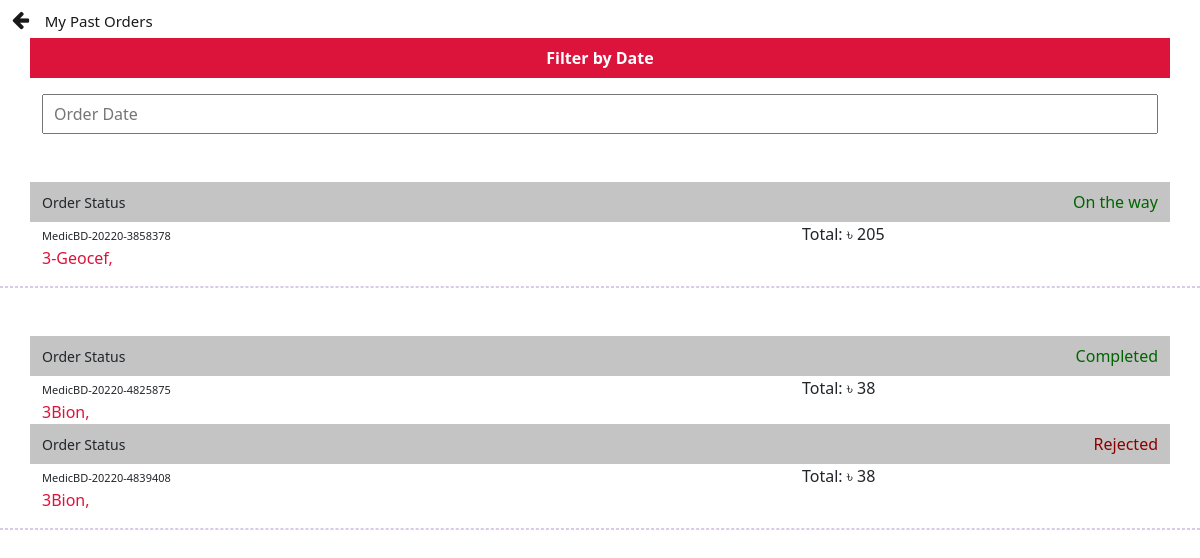
The page /my-all-orders/ (signed in) on the database its author committed.
### App_main/models.py (models this page shows, shortened)
class Order(models.Model):
    order_items = models.ManyToManyField(CartModel)
    user = models.ForeignKey(User, on_delete=models.CASCADE, related_name='order')
    ordered = models.BooleanField(default=False)
    created = models.DateTimeField(auto_now_add=True)
    payment_id = models.CharField(max_length=264, blank=True, null=True)
    order_id = models.CharField(max_length=264, blank=True, null=True)
    status = models.CharField(max_length=50, default="Processing", choices=status_choice)
    total_price = models.PositiveIntegerField(blank=True, null=True)
    additional_info = models.TextField(max_length=400, blank=True, null=True)
    selected_delivery_address = models.CharField(max_length=10)

class CartModel(models.Model):
    user = models.ForeignKey(User, on_delete=models.DO_NOTHING, related_name='user_cart')
    order_id = models.CharField(max_length=100, default="000")
    medicineItem = models.ForeignKey(MedicineModel, on_delete=models.CASCADE, related_name='medicine')
    quantity = models.PositiveIntegerField()
    ordered = models.BooleanField(default=False)
    created_date = models.DateTimeField(auto_now_add=True)
    order_date = models.DateTimeField()

class MedicineModel(models.Model):
    name = models.CharField(max_length=100)
    old_price = models.CharField(max_length=100, default="NONE", blank=True, null=True)
    price = models.CharField(max_length=100, default="NONE")
    description = models.TextField(default=common_description)
    category = models.ManyToManyField(CategoryModel)
    company = models.ForeignKey(CompanyModel, on_delete=models.CASCADE, related_name='medicine_company', blank=True,
                                null=True)
    generic = models.ForeignKey(MedicineGenericModel, on_delete=models.CASCADE, related_name='medicine_generic',
                                blank=True, null=True)
    type_of_consumption = models.ForeignKey(ConsumingType, on_delete=models.DO_NOTHING, related_name='consumption_type',
                                            default=None)
    medicine_power = models.CharField(max_length=10)
    availability = models.BooleanField(default=True)
    total_available = models.IntegerField(default=1)
    image = models.ImageField(upload_to='medicine_images', blank=True)

### App_main/views.py (the view)
# urls.py: path('my-all-orders/', my_all_orders, name='my-all-orders'),
def my_all_orders(request):
    all_orders = Order.objects.filter(user=request.user)
    running_orders = []
    done_orders = []
    for x in all_orders:
        if x.status == 'Processing' or x.status == 'Confirmed' or x.status == 'On the way':
            running_orders.append(x)
        else:
            done_orders.append(x)
    content = {
        'running_orders': running_orders,
        'done_orders': done_orders,
    }
    return render(request, 'App_main/My_orders.html', context=content)

### templates/App_main/My_orders.html (shortened to what this page needs)
<!doctype html>
<html lang="en">
<head>
    <link href="https://cdn.jsdelivr.net/npm/bootstrap@5.2.0-beta1/dist/css/bootstrap.min.css" rel="stylesheet"
>
    <link rel="stylesheet" href="https://cdnjs.cloudflare.com/ajax/libs/font-awesome/4.7.0/css/font-awesome.min.css">
</head>
<body>
<nav class="navbar navbar-light bg-white" style="padding: 0;">
    <div class="container-fluid" style="height: 30px;">
        <a class="navbar-brand" href="/{{ back_to_previous }}">
            <i class="fa fa-arrow-left" style="font-weight: 300"></i>
            <small style="font-size: 15px; font-weight: 500;">My Past Orders</small>
        </a>
    </div>
</nav>
<div class="container pt-2 pb-2 mt-2" style="background-color: crimson; color: #ffffff;">
    <div class="container-fluid" style="text-align: center">
        <b style="margin-bottom: 0;">Filter by Date</b>
    </div>
</div>
<div class="container mt-3 order-search">
    <form action="{% url 'App_main:search-order' %}" id="id-search-previous-order-form" method="post">
        <input type="text" placeholder="Order Date" name="order_date" id="id-input-date-field" onfocus="(this.type='date')">
    </form>
</div>
<div class="container running-order-div mt-5">
    {% for running_order in running_orders %}
        <div class="row order-id-status">
            <div class="col-7" style="padding: 0">
                <small>
                    Order Status
                </small>
            </div>
            <div class="col-5" style="padding: 0;">
                {% if running_order.status == 'Rejected' %}
                    <p class="status" style="color: darkred">{{ running_order.status }}</p>
                {% else %}
                    <p class="status" style="color: darkgreen">{{ running_order.status }}</p>
                {% endif %}
            </div>
        </div>
        <div class="row">
            <div class="col-8">
                <small style="font-size: 11px;">
                    {{ running_order.order_id }}
                </small>
                <div style="display: flex">
                    {% for cart in running_order.order_items.all %}
                        <p style="margin-bottom: 0; color: crimson;">{{ cart.medicineItem.name }}, &nbsp;</p>
                    {% endfor %}
                </div>
            </div>
            <div class="col-4">
                <p>Total: ৳ {{ running_order.total_price }}</p>
            </div>
        </div>
    {% endfor %}
</div>
<hr style="border: 1px dashed rebeccapurple">
<div class="container running-order-div mt-5">
    {% for done in done_orders %}
        <div class="row order-id-status">
            <div class="col-7" style="padding: 0">
                <small>
                    Order Status
                </small>
            </div>
            <div class="col-5" style="padding: 0;">
                {% if done.status == 'Rejected' %}
                    <p class="status" style="color: darkred">{{ done.status }}</p>
                {% else %}
                    <p class="status" style="color: darkgreen">{{ done.status }}</p>
                {% endif %}
            </div>
        </div>
        <div class="row">
            <div class="col-8">
                <small style="font-size: 11px;">
                    {{ done.order_id }}
                </small>
                <div style="display: flex">
                    {% for cart in done.order_items.all %}
                        <p style="margin-bottom: 0; color: crimson;">{{ cart.medicineItem.name }}, &nbsp;</p>
                    {% endfor %}
                </div>
            </div>
            <div class="col-4">
                <p>Total: ৳ {{ done.total_price }}</p>
            </div>
        </div>
    {% endfor %}
</div>
<hr style="border: 1px dashed rebeccapurple">
</body>
</html>

### templates/App_main/My_orders.html (style rules this page uses)
.order-search { width: 100%; }
.order-search input { width: 100%; height: 40px; padding: 10px; outline: none; }
.order-id-status { background-color: #c4c4c4; padding: 8px 12px; }
.order-id-status small { text-align: left; }
.order-id-status .status { text-align: right; font-weight: 500; margin-bottom: 0 !important; }

### rows shown on the page
Order: status "On the way", order_id "MedicBD-20220-3858378", total_price "205"
CartModel: medicineItem.name "3-Geocef"
Order: status "Completed", order_id "MedicBD-20220-4825875", total_price "38"
CartModel: medicineItem.name "3Bion"
Order: status "Rejected", order_id "MedicBD-20220-4839408", total_price "38"
CartModel: medicineItem.name "3Bion"
